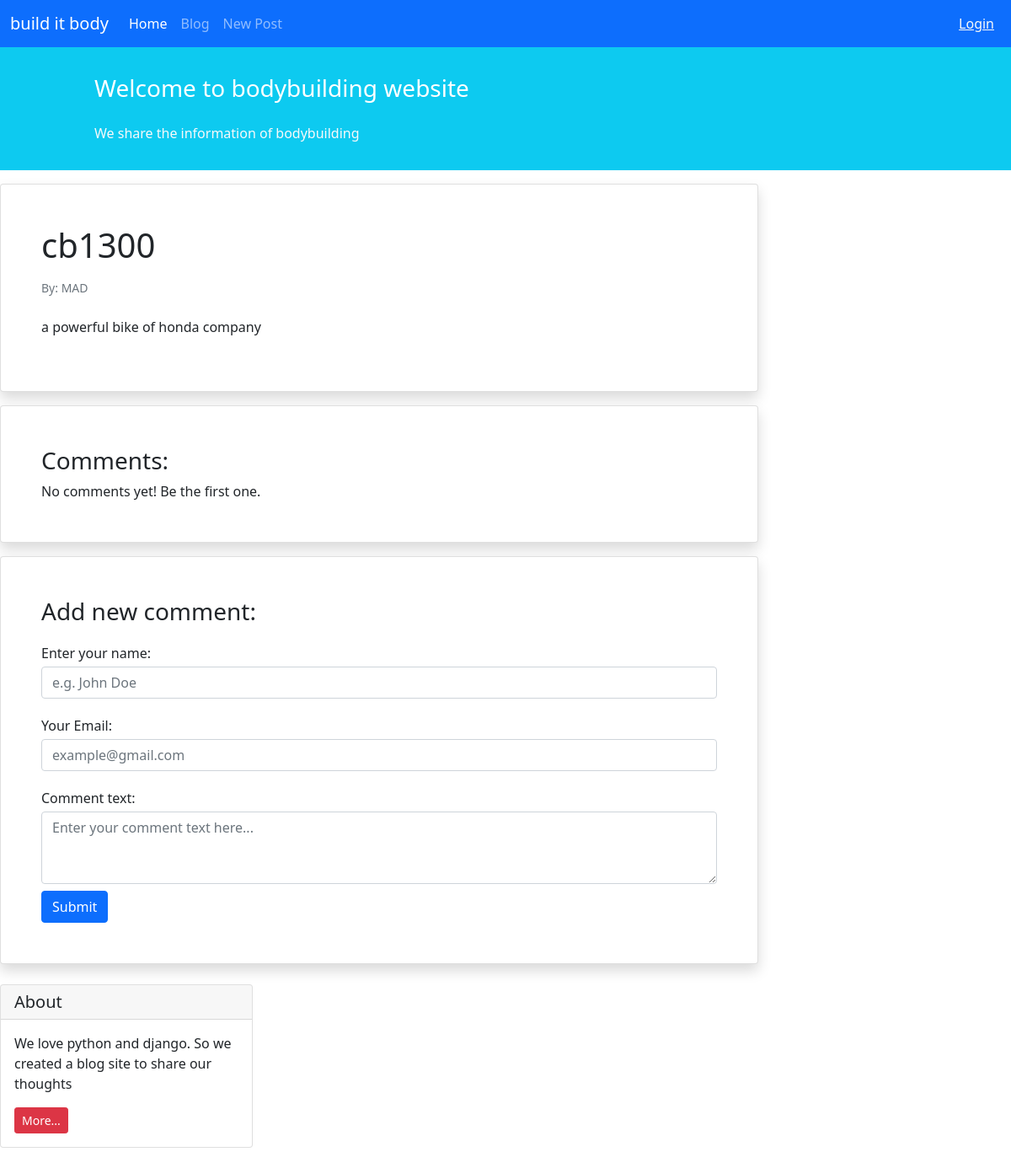
Page /blog/8/ on the committed database.
### blog/models.py (models this page shows, shortened)
class Post(models.Model):
    STATUS_CHOICES = (
        ('pub', 'Published'),
        ('drf', 'Draft'),
    )
    title = models.CharField(max_length=100)
    text = models.TextField()
    author = models.ForeignKey('auth.User', on_delete=models.CASCADE)
    datatime_created = models.DateTimeField(auto_now_add=True)
    datatime_modified = models.DateTimeField(auto_now=True)
    status = models.CharField(choices=STATUS_CHOICES, max_length=3)

### blog/views.py (the view)
# urls.py: path('<int:pk>/', views.PostDetailView.as_view(), name='posts_detail'),
class PostDetailView(generic.DetailView):
    model = Post
    template_name = 'blog/post_detail.html'
    context_object_name = 'post'

### blog/templates/blog/post_detail.html (shortened to what this page needs)
{% extends '_base.html' %}
{% block content %}
    <div class="col-9">
        <div class="card shadow my-3 p-5">
            <h1>{{ post.title }}</h1>
            <p class="small text-muted mt-2">By: {{ post.author }}</p>
            <p class="mt-2">{{ post.text }}</p>
        </div>
        <div class="card shadow my-3 p-5">
            <h3>Comments:</h3>
            No comments yet! Be the first one.
        </div>
        <div class="card shadow my-3 p-5">
            <h3>Add new comment:</h3>
            <form method="POST">
                <div class="form-group py-2">
                    <label class="py-1" for="author_name">Enter your name:</label>
                    <input type="text" class="form-control" placeholder="e.g. John Doe" name="author_name">
                </div>
                <div class="form-group py-2">
                    <label class="py-1" for="email">Your Email:</label>
                    <input type="email" class="form-control" placeholder="example@gmail.com" name="email">
                </div>
                <div class="form-group py-2">
                    <label class="py-1" for="comment_text">Comment text:</label>
                    <textarea class="form-control" name="text" rows="3"
                              placeholder="Enter your comment text here..."></textarea>
                </div>
                <button type="submit" class="btn btn-primary">Submit</button>
            </form>
        </div>
    </div>
    <div class="col-3">
        <div class="card my-4">
            <h5 class="card-header">About</h5>
            <div class="card-body">
                <p class="card-text">We love python and django. So we created a blog site to share our
                    thoughts</p>
                <a href="#"
                   class="btn btn-sm btn-danger">
                    More...
                </a>
            </div>
        </div>
    </div>
{% endblock content %}

### rows in the picture
Post: title "cb1300", author "MAD", text "a powerful bike of honda company"
